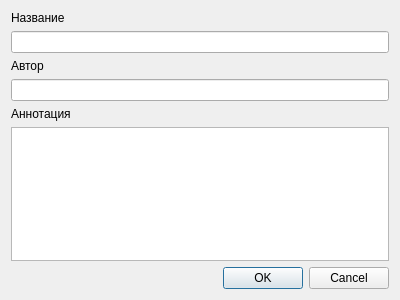
<?xml version="1.0" encoding="UTF-8"?>
<ui version="4.0">
 <class>BookInfoDialog</class>
 <widget class="QDialog" name="BookInfoDialog">
  <property name="geometry">
   <rect>
    <x>0</x>
    <y>0</y>
    <width>400</width>
    <height>300</height>
   </rect>
  </property>
  <property name="windowTitle">
   <string>Dialog</string>
  </property>
  <layout class="QVBoxLayout" name="verticalLayout">
   <item>
    <widget class="QLabel" name="label">
     <property name="text">
      <string>Название</string>
     </property>
    </widget>
   </item>
   <item>
    <widget class="QLineEdit" name="titleEdit"/>
   </item>
   <item>
    <widget class="QLabel" name="label_2">
     <property name="text">
      <string>Автор</string>
     </property>
    </widget>
   </item>
   <item>
    <widget class="QLineEdit" name="authorEdit"/>
   </item>
   <item>
    <widget class="QLabel" name="label_3">
     <property name="text">
      <string>Аннотация</string>
     </property>
    </widget>
   </item>
   <item>
    <widget class="QTextEdit" name="annotationEdit"/>
   </item>
   <item>
    <widget class="QDialogButtonBox" name="buttonBox">
     <property name="orientation">
      <enum>Qt::Horizontal</enum>
     </property>
     <property name="standardButtons">
      <set>QDialogButtonBox::Cancel|QDialogButtonBox::Ok</set>
     </property>
    </widget>
   </item>
  </layout>
 </widget>
 <resources/>
 <connections>
  <connection>
   <sender>buttonBox</sender>
   <signal>accepted()</signal>
   <receiver>BookInfoDialog</receiver>
   <slot>accept()</slot>
   <hints>
    <hint type="sourcelabel">
     <x>248</x>
     <y>254</y>
    </hint>
    <hint type="destinationlabel">
     <x>157</x>
     <y>274</y>
    </hint>
   </hints>
  </connection>
  <connection>
   <sender>buttonBox</sender>
   <signal>rejected()</signal>
   <receiver>BookInfoDialog</receiver>
   <slot>reject()</slot>
   <hints>
    <hint type="sourcelabel">
     <x>316</x>
     <y>260</y>
    </hint>
    <hint type="destinationlabel">
     <x>286</x>
     <y>274</y>
    </hint>
   </hints>
  </connection>
 </connections>
</ui>
